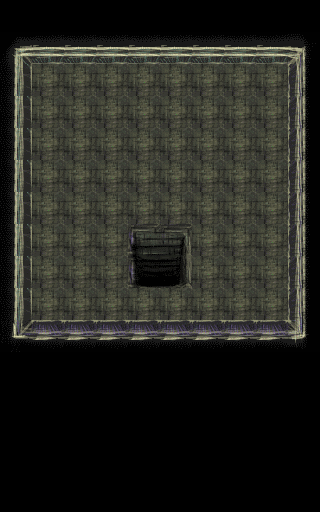

This game map was drawn from its Tiled (.tmx) file and the tilesets committed beside it. A one-line description and the full map source follow:
An orthogonal 10x16 tile map with 32x32 px tiles, 2 tile layers (Tile Layer 1, cosmetic) and 2 objects (Start, WayDown).

<map version="1.0" tiledversion="1.1.3" orientation="orthogonal" renderorder="right-down" width="10" height="16" tilewidth="32" tileheight="32" infinite="0" nextobjectid="3">
 <tileset firstgid="1" name="custom_floortiles_spacing" tilewidth="32" tileheight="32" spacing="1" margin="1" tilecount="144" columns="8">
  <image source="custom_floortiles_spacing.png" trans="ff00ff" width="265" height="597" />
  <terraintypes>
   <terrain name="Dungeon" tile="-1" />
  </terraintypes>
  <tile id="0" terrain=",,,0" />
  <tile id="2" terrain=",,0," />
  <tile id="9" type="walkable" />
  <tile id="16" terrain=",0,," />
  <tile id="18" terrain="0,,," />
  <tile id="36" type="walkable" />
  <tile id="38" type="walkable" />
  <tile id="39" type="walkable" />
  <tile id="44" type="walkable" />
  <tile id="46" type="walkable" />
  <tile id="47" type="walkable" />
  <tile id="54" type="walkable" />
  <tile id="55" type="walkable" />
  <tile id="62" type="walkable" />
  <tile id="63" type="walkable" />
 </tileset>
 <layer name="Tile Layer 1" width="10" height="16">
  <data>
   <tile />
   <tile />
   <tile />
   <tile />
   <tile />
   <tile />
   <tile />
   <tile />
   <tile />
   <tile />
   <tile gid="1" />
   <tile gid="2" />
   <tile gid="2" />
   <tile gid="2" />
   <tile gid="2" />
   <tile gid="2" />
   <tile gid="2" />
   <tile gid="2" />
   <tile gid="2" />
   <tile gid="3" />
   <tile gid="9" />
   <tile gid="10" />
   <tile gid="10" />
   <tile gid="10" />
   <tile gid="10" />
   <tile gid="10" />
   <tile gid="10" />
   <tile gid="10" />
   <tile gid="10" />
   <tile gid="11" />
   <tile gid="9" />
   <tile gid="10" />
   <tile gid="10" />
   <tile gid="10" />
   <tile gid="10" />
   <tile gid="10" />
   <tile gid="10" />
   <tile gid="10" />
   <tile gid="10" />
   <tile gid="11" />
   <tile gid="9" />
   <tile gid="10" />
   <tile gid="10" />
   <tile gid="10" />
   <tile gid="10" />
   <tile gid="10" />
   <tile gid="10" />
   <tile gid="10" />
   <tile gid="10" />
   <tile gid="11" />
   <tile gid="9" />
   <tile gid="10" />
   <tile gid="10" />
   <tile gid="10" />
   <tile gid="10" />
   <tile gid="10" />
   <tile gid="10" />
   <tile gid="10" />
   <tile gid="10" />
   <tile gid="11" />
   <tile gid="9" />
   <tile gid="10" />
   <tile gid="10" />
   <tile gid="10" />
   <tile gid="10" />
   <tile gid="10" />
   <tile gid="10" />
   <tile gid="10" />
   <tile gid="10" />
   <tile gid="11" />
   <tile gid="9" />
   <tile gid="10" />
   <tile gid="10" />
   <tile gid="10" />
   <tile gid="10" />
   <tile gid="10" />
   <tile gid="10" />
   <tile gid="10" />
   <tile gid="10" />
   <tile gid="11" />
   <tile gid="9" />
   <tile gid="10" />
   <tile gid="10" />
   <tile gid="10" />
   <tile gid="10" />
   <tile gid="10" />
   <tile gid="10" />
   <tile gid="10" />
   <tile gid="10" />
   <tile gid="11" />
   <tile gid="9" />
   <tile gid="10" />
   <tile gid="10" />
   <tile gid="10" />
   <tile gid="10" />
   <tile gid="10" />
   <tile gid="10" />
   <tile gid="10" />
   <tile gid="10" />
   <tile gid="11" />
   <tile gid="17" />
   <tile gid="18" />
   <tile gid="18" />
   <tile gid="18" />
   <tile gid="18" />
   <tile gid="18" />
   <tile gid="18" />
   <tile gid="18" />
   <tile gid="18" />
   <tile gid="19" />
   <tile />
   <tile />
   <tile />
   <tile />
   <tile />
   <tile />
   <tile />
   <tile />
   <tile />
   <tile />
   <tile />
   <tile />
   <tile />
   <tile />
   <tile />
   <tile />
   <tile />
   <tile />
   <tile />
   <tile />
   <tile />
   <tile />
   <tile />
   <tile />
   <tile />
   <tile />
   <tile />
   <tile />
   <tile />
   <tile />
   <tile />
   <tile />
   <tile />
   <tile />
   <tile />
   <tile />
   <tile />
   <tile />
   <tile />
   <tile />
   <tile />
   <tile />
   <tile />
   <tile />
   <tile />
   <tile />
   <tile />
   <tile />
   <tile />
   <tile />
  </data>
 </layer>
 <layer name="cosmetic" width="10" height="16">
  <data>
   <tile />
   <tile />
   <tile />
   <tile />
   <tile />
   <tile />
   <tile />
   <tile />
   <tile />
   <tile />
   <tile />
   <tile />
   <tile />
   <tile />
   <tile />
   <tile />
   <tile />
   <tile />
   <tile />
   <tile />
   <tile />
   <tile />
   <tile />
   <tile />
   <tile />
   <tile />
   <tile />
   <tile />
   <tile />
   <tile />
   <tile />
   <tile />
   <tile />
   <tile />
   <tile />
   <tile />
   <tile />
   <tile />
   <tile />
   <tile />
   <tile />
   <tile />
   <tile />
   <tile />
   <tile />
   <tile />
   <tile />
   <tile />
   <tile />
   <tile />
   <tile />
   <tile />
   <tile />
   <tile />
   <tile />
   <tile />
   <tile />
   <tile />
   <tile />
   <tile />
   <tile />
   <tile />
   <tile />
   <tile />
   <tile />
   <tile />
   <tile />
   <tile />
   <tile />
   <tile />
   <tile />
   <tile />
   <tile />
   <tile />
   <tile gid="55" />
   <tile gid="56" />
   <tile />
   <tile />
   <tile />
   <tile />
   <tile />
   <tile />
   <tile />
   <tile />
   <tile gid="63" />
   <tile gid="64" />
   <tile />
   <tile />
   <tile />
   <tile />
   <tile />
   <tile />
   <tile />
   <tile />
   <tile />
   <tile />
   <tile />
   <tile />
   <tile />
   <tile />
   <tile />
   <tile />
   <tile />
   <tile />
   <tile />
   <tile />
   <tile />
   <tile />
   <tile />
   <tile />
   <tile />
   <tile />
   <tile />
   <tile />
   <tile />
   <tile />
   <tile />
   <tile />
   <tile />
   <tile />
   <tile />
   <tile />
   <tile />
   <tile />
   <tile />
   <tile />
   <tile />
   <tile />
   <tile />
   <tile />
   <tile />
   <tile />
   <tile />
   <tile />
   <tile />
   <tile />
   <tile />
   <tile />
   <tile />
   <tile />
   <tile />
   <tile />
   <tile />
   <tile />
   <tile />
   <tile />
   <tile />
   <tile />
   <tile />
   <tile />
   <tile />
   <tile />
   <tile />
   <tile />
   <tile />
   <tile />
   <tile />
   <tile />
   <tile />
   <tile />
  </data>
 </layer>
 <objectgroup name="Object Layer 1">
  <object id="1" name="Start" x="122" y="84" width="77" height="63" />
  <object id="2" name="WayDown" x="132" y="255" width="57" height="31" />
 </objectgroup>
</map>